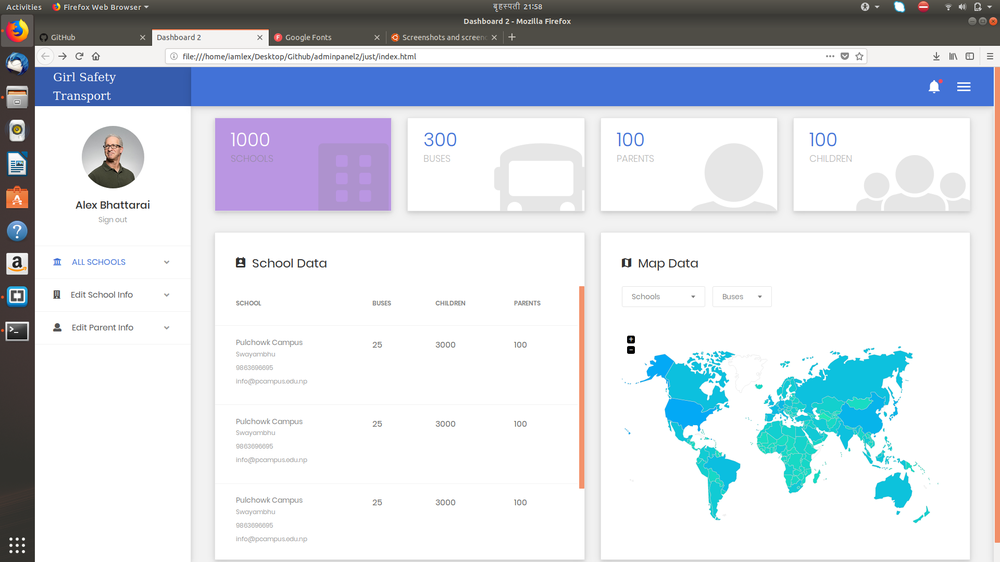
#> input picture opencvtest/screen.png, 1000 x 562 px, shrunk from 1920 x 1080 before the run
$ python readimg.py
#> lines starting #> are read from the running program, lines starting #| are printed output that depends on the picture
import numpy as np, cv2, matplotlib.pyplot as plt

img=cv2.imread('screen.png',0)
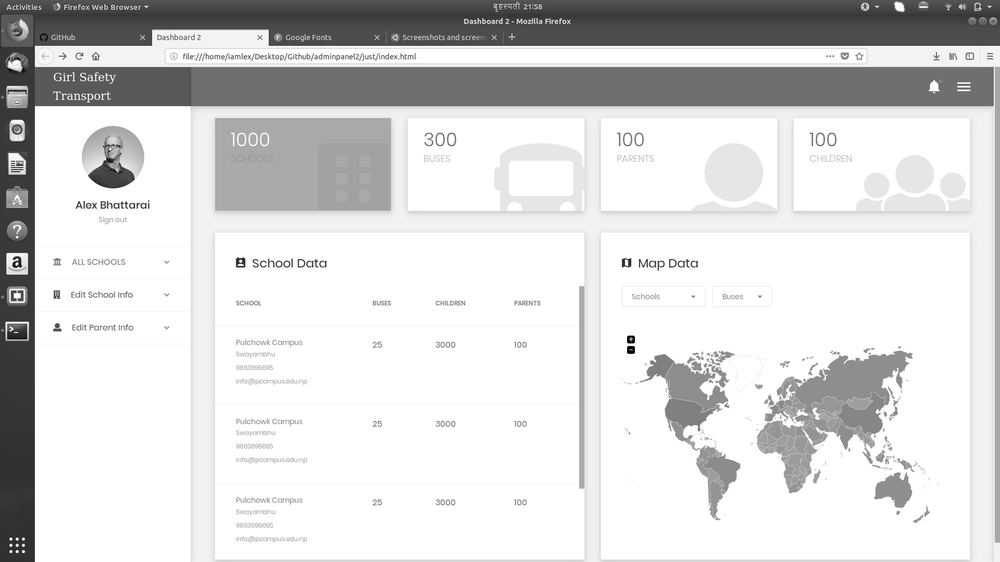
#> img: shape (562, 1000); min 0, max 255, mean 214.4
print(img)
#> (printed output is left out)
#cv2.namedWindow('image',cv2.WINDOW_NORMAL)
plt.imshow(img,interpolation='spline16')
plt.xticks([])
plt.yticks([])
plt.show()
